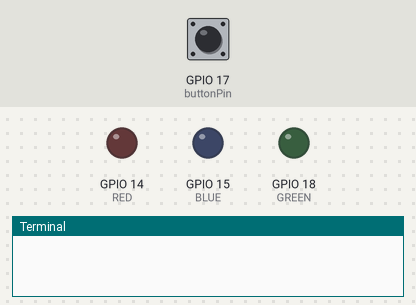
Simulated run of this program. Board: Raspberry Pi (BCM pin numbers). Shown: output pins drawn as LEDs (lit = HIGH), the last lines printed to the terminal. Inputs (shaded band) come from the test bench; at power-on: GPIO 17 (buttonPin) LOW. The clock reads 2024-03-15 10:24:30 at power-on unless the program sets it.

Above: at 0.1 s.
At 5.1 s:
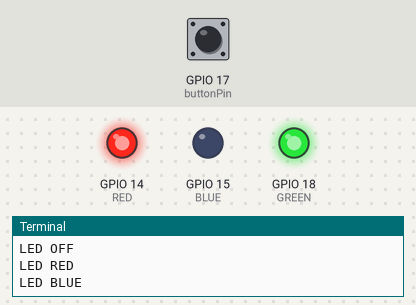
5.2 s: GPIO 17 (buttonPin) pulled HIGH for 3.2 s
At 9.3 s:
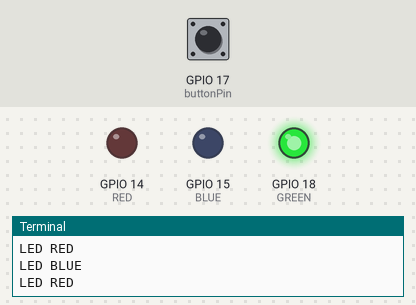
Timing chart, 0 to 17.2 s (numbered marks = the images above; inputs shaded):
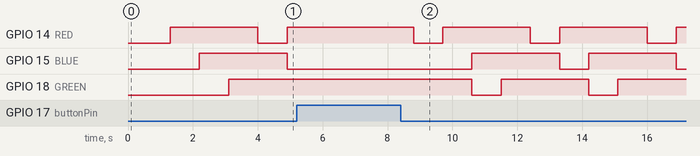

Measured:
- by itself, GPIO 14 (RED), GPIO 15 (BLUE), GPIO 18 (GREEN): alternates HIGH for 2.7 s and LOW for 0.90 s

The program:

button.py
```python
import RPi.GPIO as GPIO
import time

buttonPin = 17
RED = 14
BLUE = 15
GREEN = 18

GPIO.setmode(GPIO.BCM)
GPIO.setup(RED, GPIO.OUT)
GPIO.setup(GREEN, GPIO.OUT)
GPIO.setup(BLUE, GPIO.OUT)
GPIO.setup(buttonPin, GPIO.IN)

click_count = 0
last_click_time = 0

try:
        while True:
                if(GPIO.input(buttonPin)):
#                       print("button released")
                        time.sleep(0.2)
                else:
                        now = time.time()
                        if now - last_click_time > 1:
                                click_count = 0

                        click_count += 1
                        last_click_time = now

                        time.sleep(0.4)

                        if(click_count == 1):
                                GPIO.output(RED, GPIO.LOW)
                                print("LED RED")
                                time.sleep(0.5)
                        elif(click_count == 2):
                                GPIO.output(RED, GPIO.HIGH)
                                GPIO.output(BLUE, GPIO.LOW)
                                print("LED BLUE")
                                time.sleep(0.5)
                        elif(click_count == 3):
                                GPIO.output(RED, GPIO.HIGH)
                                GPIO.output(BLUE, GPIO.HIGH)
                                GPIO.output(GREEN, GPIO.LOW)
                                print("LED GREEN")
                                time.sleep(0.5)
                        elif(click_count == 4):
                                GPIO.output(RED, GPIO.HIGH)
                                GPIO.output(BLUE, GPIO.HIGH)
                                GPIO.output(GREEN, GPIO.HIGH)
                                print("LED OFF")
                                time.sleep(0.5)
                                click_count = 0

except KeyboardInterrupt:
        print("프로그램 종료")

finally:
        GPIO.cleanup()
```
